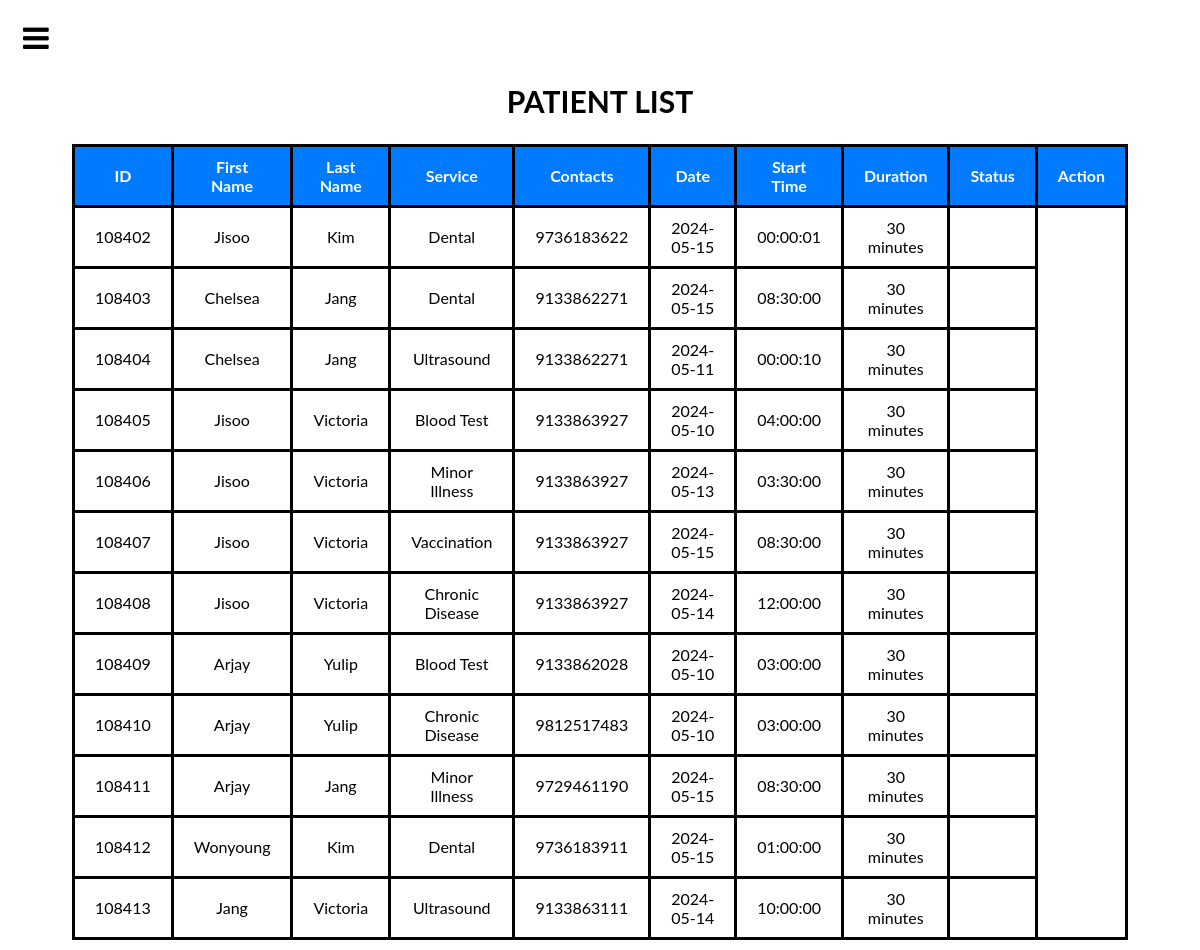
Before: /doc_page/Patient.php (signed in) with the older database file.
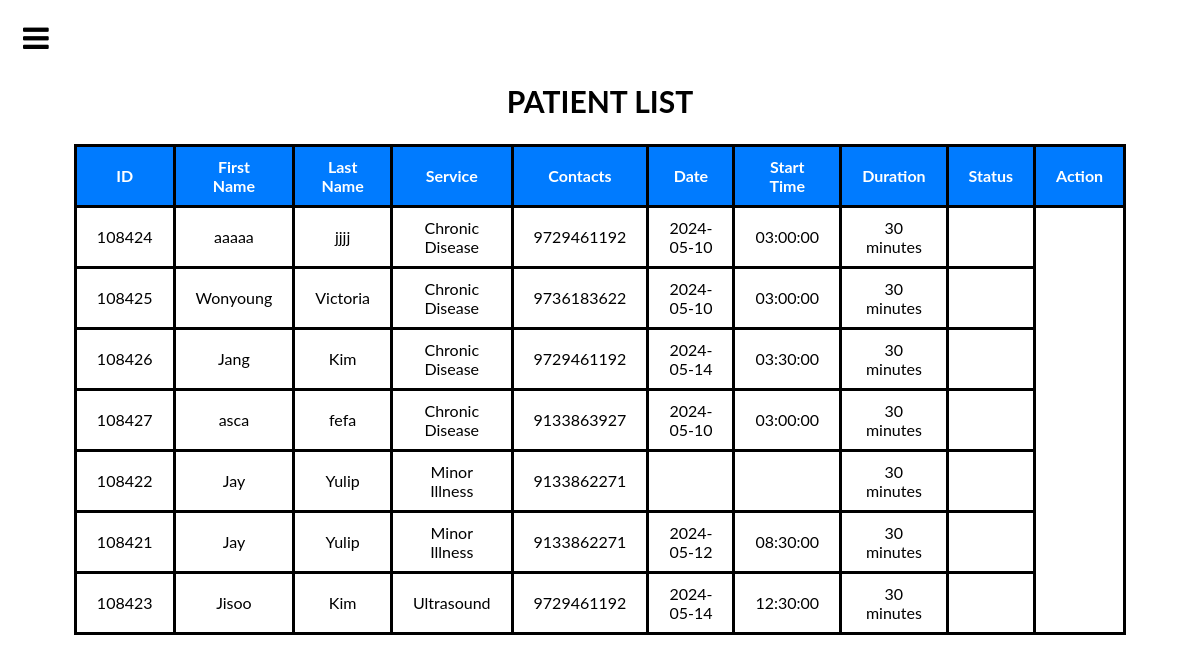
After: the same page with the newer database file.
### tables this page shows
CREATE TABLE `tblappoint` (
  `apt_id` int(11) NOT NULL,
  `ptn_id` int(11) NOT NULL,
  `doc_id` int(11) NOT NULL,
  `serv_id` int(11) NOT NULL,
  `apt_time` time DEFAULT NULL,
  `apt_date` date DEFAULT NULL,
  `sched_status` varchar(20) NOT NULL
);

CREATE TABLE `tblpatient` (
  `ptn_id` int(11) NOT NULL,
  `ptn_fname` varchar(100) NOT NULL,
  `ptn_lname` varchar(100) NOT NULL,
  `ptn_birthdate` date NOT NULL,
  `ptn_gender` varchar(30) NOT NULL,
  `ptn_contact` bigint(30) NOT NULL,
  `ptn_email` varchar(50) NOT NULL
);

CREATE TABLE `tblservice` (
  `serv_id` int(11) NOT NULL,
  `serv_name` varchar(100) NOT NULL,
  `serv_desc` varchar(255) DEFAULT NULL,
  `serv_duration` varchar(100) NOT NULL
);

### doc_page/list_patient.php (called while the page is built, shortened)
<?php
$sql = "SELECT apt_id, ptn_fname, ptn_lname, serv_name, ptn_contact, apt_date, apt_time, serv_duration, sched_status
            FROM tblappoint
            JOIN tblpatient ON tblappoint.ptn_id = tblpatient.ptn_id
            JOIN tbldoctor ON tblappoint.doc_id = tbldoctor.doc_id
            JOIN tblservice ON tblappoint.serv_id = tblservice.serv_id";
?>

### doc_page/Patient.php (the view, shortened to what this page needs)
<!DOCTYPE html>
<html lang="en">
<head>
    <link rel="stylesheet" href="doc_style.css">
    <link rel="stylesheet" href="https://cdnjs.cloudflare.com/ajax/libs/font-awesome/4.7.0/css/font-awesome.min.css">
    <span id="BarsNav" style="font-size:30px;cursor:pointer" onclick="openNav()"><i class="fa fa-bars"></i></span>
</head>
    <body>
    <div id="patientTable">
      <h2>PATIENT LIST</h2>
    <table>
          <tr>
              <th>ID</th>
              <th>First Name</th>
              <th>Last Name</th>
              <th>Service</th>
              <th>Contacts</th>
              <th>Date</th>
              <th>Start Time</th>
              <th>Duration</th>
              <th>Status</th>
              <th>Action</th>
          </tr>
          <?php include 'list_patient.php'; ?>
          <?php
            $result = $conn->query($sql);
            if ($result->num_rows > 0) {
                while($row = $result->fetch_assoc()) {
                    echo "<tr>";
                    echo "<td>".$row["apt_id"]."</td>";
                    echo "<td>".$row["ptn_fname"]."</td>";
                    echo "<td>".$row["ptn_lname"]."</td>";
                    echo "<td>".$row["serv_name"]."</td>";
                    echo "<td>".$row["ptn_contact"]."</td>";
                    echo "<td>".$row["apt_date"]."</td>";
                    echo "<td>".$row["apt_time"]."</td>";
                    echo "<td>".$row["serv_duration"]."</td>";
                    echo "<td>".$row["sched_status"]."</td>";
                  echo "</tr>";
              }
          } else {
              echo "<tr><td colspan='10'>No records found</td></tr>";
          }
          ?>
      </table>
    </div>
    </body>
</html>

Changed rows visible on the page:
removed tblappoint: apt_id "108402", ptn.ptn_fname "Jisoo", ptn.ptn_lname "Kim", serv.serv_name "Dental", ptn.ptn_contact "9736183622", apt_date "2024-05-15", apt_time "00:00:01", serv.serv_duration "30 minutes"
removed tblappoint: apt_id "108403", ptn.ptn_fname "Chelsea", ptn.ptn_lname "Jang", serv.serv_name "Dental", ptn.ptn_contact "9133862271", apt_date "2024-05-15", apt_time "08:30:00", serv.serv_duration "30 minutes"
removed tblappoint: apt_id "108404", ptn.ptn_fname "Chelsea", ptn.ptn_lname "Jang", serv.serv_name "Ultrasound", ptn.ptn_contact "9133862271", apt_date "2024-05-11", apt_time "00:00:10", serv.serv_duration "30 minutes"
removed tblappoint: apt_id "108405", ptn.ptn_fname "Jisoo", ptn.ptn_lname "Victoria", serv.serv_name "Blood Test", ptn.ptn_contact "9133863927", apt_date "2024-05-10", apt_time "04:00:00", serv.serv_duration "30 minutes"
removed tblappoint: apt_id "108406", ptn.ptn_fname "Jisoo", ptn.ptn_lname "Victoria", serv.serv_name "Minor Illness", ptn.ptn_contact "9133863927", apt_date "2024-05-13", apt_time "03:30:00", serv.serv_duration "30 minutes"
removed tblappoint: apt_id "108407", ptn.ptn_fname "Jisoo", ptn.ptn_lname "Victoria", serv.serv_name "Vaccination", ptn.ptn_contact "9133863927", apt_date "2024-05-15", apt_time "08:30:00", serv.serv_duration "30 minutes"
removed tblappoint: apt_id "108408", ptn.ptn_fname "Jisoo", ptn.ptn_lname "Victoria", serv.serv_name "Chronic Disease", ptn.ptn_contact "9133863927", apt_date "2024-05-14", apt_time "12:00:00", serv.serv_duration "30 minutes"
removed tblappoint: apt_id "108409", ptn.ptn_fname "Arjay", ptn.ptn_lname "Yulip", serv.serv_name "Blood Test", ptn.ptn_contact "9133862028", apt_date "2024-05-10", apt_time "03:00:00", serv.serv_duration "30 minutes"
removed tblappoint: apt_id "108410", ptn.ptn_fname "Arjay", ptn.ptn_lname "Yulip", serv.serv_name "Chronic Disease", ptn.ptn_contact "9812517483", apt_date "2024-05-10", apt_time "03:00:00", serv.serv_duration "30 minutes"
removed tblappoint: apt_id "108411", ptn.ptn_fname "Arjay", ptn.ptn_lname "Jang", serv.serv_name "Minor Illness", ptn.ptn_contact "9729461190", apt_date "2024-05-15", apt_time "08:30:00", serv.serv_duration "30 minutes"
removed tblappoint: apt_id "108412", ptn.ptn_fname "Wonyoung", ptn.ptn_lname "Kim", serv.serv_name "Dental", ptn.ptn_contact "9736183911", apt_date "2024-05-15", apt_time "01:00:00", serv.serv_duration "30 minutes"
removed tblappoint: apt_id "108413", ptn.ptn_fname "Jang", ptn.ptn_lname "Victoria", serv.serv_name "Ultrasound", ptn.ptn_contact "9133863111", apt_date "2024-05-14", apt_time "10:00:00", serv.serv_duration "30 minutes"
added tblappoint: apt_id "108424", ptn.ptn_fname "aaaaa", ptn.ptn_lname "jjjj", serv.serv_name "Chronic Disease", ptn.ptn_contact "9729461192", apt_date "2024-05-10", apt_time "03:00:00", serv.serv_duration "30 minutes"
added tblappoint: apt_id "108425", ptn.ptn_fname "Wonyoung", ptn.ptn_lname "Victoria", serv.serv_name "Chronic Disease", ptn.ptn_contact "9736183622", apt_date "2024-05-10", apt_time "03:00:00", serv.serv_duration "30 minutes"
added tblappoint: apt_id "108426", ptn.ptn_fname "Jang", ptn.ptn_lname "Kim", serv.serv_name "Chronic Disease", ptn.ptn_contact "9729461192", apt_date "2024-05-14", apt_time "03:30:00", serv.serv_duration "30 minutes"
added tblappoint: apt_id "108427", ptn.ptn_fname "asca", ptn.ptn_lname "fefa", serv.serv_name "Chronic Disease", ptn.ptn_contact "9133863927", apt_date "2024-05-10", apt_time "03:00:00", serv.serv_duration "30 minutes"
added tblappoint: apt_id "108422", ptn.ptn_fname "Jay", ptn.ptn_lname "Yulip", serv.serv_name "Minor Illness", ptn.ptn_contact "9133862271", serv.serv_duration "30 minutes"
added tblappoint: apt_id "108421", ptn.ptn_fname "Jay", ptn.ptn_lname "Yulip", serv.serv_name "Minor Illness", ptn.ptn_contact "9133862271", apt_date "2024-05-12", apt_time "08:30:00", serv.serv_duration "30 minutes"
added tblappoint: apt_id "108423", ptn.ptn_fname "Jisoo", ptn.ptn_lname "Kim", serv.serv_name "Ultrasound", ptn.ptn_contact "9729461192", apt_date "2024-05-14", apt_time "12:30:00", serv.serv_duration "30 minutes"
